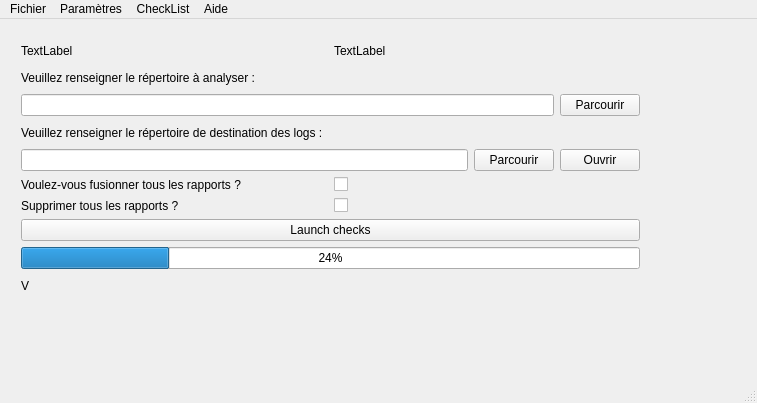
<?xml version="1.0" encoding="UTF-8"?>
<ui version="4.0">
 <class>MainWindow</class>
 <widget class="QMainWindow" name="MainWindow">
  <property name="geometry">
   <rect>
    <x>0</x>
    <y>0</y>
    <width>757</width>
    <height>403</height>
   </rect>
  </property>
  <property name="windowTitle">
   <string>MainWindow</string>
  </property>
  <widget class="QWidget" name="centralWidget">
   <widget class="QWidget" name="verticalLayoutWidget">
    <property name="geometry">
     <rect>
      <x>10</x>
      <y>10</y>
      <width>641</width>
      <height>278</height>
     </rect>
    </property>
    <layout class="QVBoxLayout" name="verticalLayout">
     <item>
      <layout class="QHBoxLayout" name="horizontalLayout_4">
       <item>
        <widget class="QLabel" name="label_logoAKKA">
         <property name="text">
          <string>TextLabel</string>
         </property>
        </widget>
       </item>
       <item>
        <widget class="QLabel" name="label_logoThales">
         <property name="text">
          <string>TextLabel</string>
         </property>
        </widget>
       </item>
      </layout>
     </item>
     <item>
      <widget class="QLabel" name="label_inputPath">
       <property name="text">
        <string>Veuillez renseigner le répertoire à analyser :</string>
       </property>
      </widget>
     </item>
     <item>
      <layout class="QHBoxLayout" name="horizontalLayout">
       <item>
        <widget class="QLineEdit" name="lineEdit_inputFolder"/>
       </item>
       <item>
        <widget class="QPushButton" name="pushButton_browseInputFolder">
         <property name="text">
          <string>Parcourir</string>
         </property>
        </widget>
       </item>
      </layout>
     </item>
     <item>
      <widget class="QLabel" name="label_outputLogs">
       <property name="text">
        <string>Veuillez renseigner le répertoire de destination des logs :</string>
       </property>
      </widget>
     </item>
     <item>
      <layout class="QHBoxLayout" name="horizontalLayout_2">
       <item>
        <widget class="QLineEdit" name="lineEdit_outputLogs"/>
       </item>
       <item>
        <widget class="QPushButton" name="pushButton_browserOutputLogs">
         <property name="text">
          <string>Parcourir</string>
         </property>
        </widget>
       </item>
       <item>
        <widget class="QPushButton" name="pushButton_openOutputLogs">
         <property name="text">
          <string>Ouvrir</string>
         </property>
        </widget>
       </item>
      </layout>
     </item>
     <item>
      <layout class="QHBoxLayout" name="horizontalLayout_3">
       <item>
        <widget class="QLabel" name="label_mergeAllReports">
         <property name="text">
          <string>Voulez-vous fusionner tous les rapports ?</string>
         </property>
        </widget>
       </item>
       <item>
        <widget class="QCheckBox" name="checkBox_mergeAllReports">
         <property name="text">
          <string/>
         </property>
        </widget>
       </item>
      </layout>
     </item>
     <item>
      <layout class="QHBoxLayout" name="horizontalLayout_5">
       <item>
        <widget class="QLabel" name="label_deleteCsvFile">
         <property name="text">
          <string>Supprimer tous les rapports ?</string>
         </property>
        </widget>
       </item>
       <item>
        <widget class="QCheckBox" name="checkBox_deleteCsvFile">
         <property name="text">
          <string/>
         </property>
        </widget>
       </item>
      </layout>
     </item>
     <item>
      <widget class="QPushButton" name="pushButton_launchChecks">
       <property name="text">
        <string>Launch checks</string>
       </property>
      </widget>
     </item>
     <item>
      <widget class="QProgressBar" name="progressBar_checkRules">
       <property name="value">
        <number>24</number>
       </property>
       <property name="textVisible">
        <bool>true</bool>
       </property>
      </widget>
     </item>
     <item>
      <widget class="QLabel" name="label_version">
       <property name="layoutDirection">
        <enum>Qt::LeftToRight</enum>
       </property>
       <property name="text">
        <string>V </string>
       </property>
      </widget>
     </item>
    </layout>
   </widget>
  </widget>
  <widget class="QMenuBar" name="menuBar">
   <property name="enabled">
    <bool>true</bool>
   </property>
   <property name="geometry">
    <rect>
     <x>0</x>
     <y>0</y>
     <width>757</width>
     <height>25</height>
    </rect>
   </property>
   <widget class="QMenu" name="menuFichier">
    <property name="title">
     <string>Fichier</string>
    </property>
    <addaction name="actionOuvrir_la_configuration"/>
    <addaction name="actionEnregistrer_la_configuration"/>
    <addaction name="actionQuitter"/>
   </widget>
   <widget class="QMenu" name="menuAide">
    <property name="title">
     <string>Aide</string>
    </property>
    <addaction name="actionA_propos"/>
   </widget>
   <widget class="QMenu" name="menuConfiguration">
    <property name="title">
     <string>Paramètres</string>
    </property>
    <addaction name="actionParametrage_des_regles_de_codage"/>
    <addaction name="actionParametrage_des_outils_externes"/>
   </widget>
   <widget class="QMenu" name="menuCheckList">
    <property name="title">
     <string>CheckList</string>
    </property>
    <addaction name="actionOuvrir_le_fichier_checklist"/>
   </widget>
   <addaction name="menuFichier"/>
   <addaction name="menuConfiguration"/>
   <addaction name="menuCheckList"/>
   <addaction name="menuAide"/>
  </widget>
  <widget class="QStatusBar" name="statusBar">
   <property name="enabled">
    <bool>true</bool>
   </property>
  </widget>
  <action name="actionOuvrir_la_configuration">
   <property name="text">
    <string>Ouvrir la configuration</string>
   </property>
  </action>
  <action name="actionEnregistrer_la_configuration">
   <property name="text">
    <string>Enregistrer la configuration</string>
   </property>
  </action>
  <action name="actionA_propos">
   <property name="text">
    <string>A propos</string>
   </property>
  </action>
  <action name="actionQuitter">
   <property name="text">
    <string>Quitter</string>
   </property>
  </action>
  <action name="actionParametrage_des_regles_de_codage">
   <property name="text">
    <string>Paramétrage des règles de codage</string>
   </property>
  </action>
  <action name="actionOuvrir_le_fichier_checklist">
   <property name="text">
    <string>Ouvrir le fichier checklist</string>
   </property>
  </action>
  <action name="actionParametrage_des_outils_externes">
   <property name="text">
    <string>Paramétrage des outils externes</string>
   </property>
  </action>
 </widget>
 <layoutdefault spacing="6" margin="11"/>
 <resources/>
 <connections/>
</ui>
